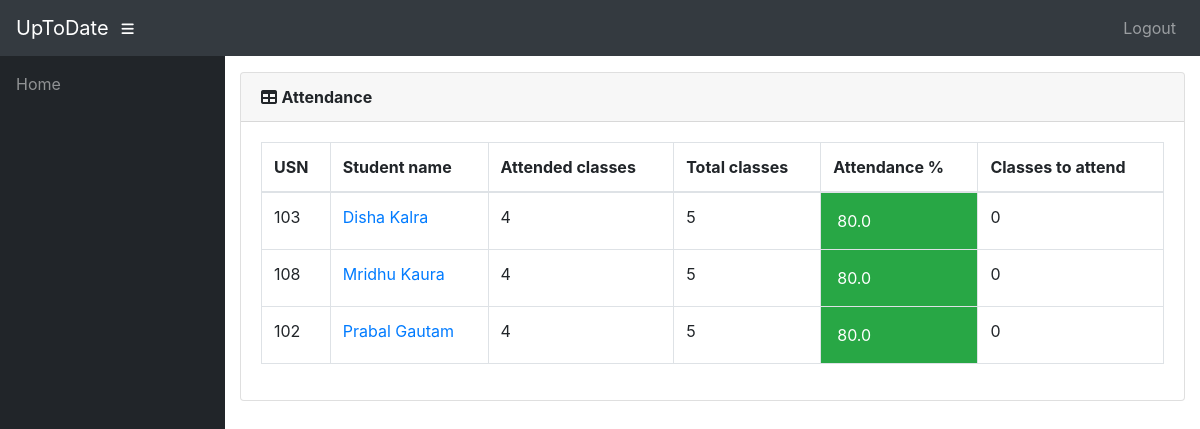
Page /info/teacher/41/Students/attendance/ (signed in) on the committed database.
### info/models.py (models this page shows)
class AttendanceTotal(models.Model):
    course = models.ForeignKey(Course, on_delete=models.CASCADE)
    student = models.ForeignKey(Student, on_delete=models.CASCADE)
    class Meta:
        unique_together = (('student', 'course'),)
    @property
    def att_class(self):
        stud = Student.objects.get(name=self.student)
        cr = Course.objects.get(name=self.course)
        att_class = Attendance.objects.filter(course=cr, student=stud, status='True').count()
        return att_class
    @property
    def total_class(self):
        stud = Student.objects.get(name=self.student)
        cr = Course.objects.get(name=self.course)
        total_class = Attendance.objects.filter(course=cr, student=stud).count()
        return total_class
    @property
    def attendance(self):
        stud = Student.objects.get(name=self.student)
        cr = Course.objects.get(name=self.course)
        total_class = Attendance.objects.filter(course=cr, student=stud).count()
        att_class = Attendance.objects.filter(course=cr, student=stud, status='True').count()
        if total_class == 0:
            attendance = 0
        else:
            attendance = round(att_class / total_class * 100, 2)
        return attendance
    @property
    def classes_to_attend(self):
        stud = Student.objects.get(name=self.student)
        cr = Course.objects.get(name=self.course)
        total_class = Attendance.objects.filter(course=cr, student=stud).count()
        att_class = Attendance.objects.filter(course=cr, student=stud, status='True').count()
        cta = math.ceil((0.75 * total_class - att_class) / 0.25)
        if cta < 0:
            return 0
        return cta

class Student(models.Model):
    user = models.OneToOneField(User, on_delete=models.CASCADE, null=True)
    class_id = models.ForeignKey(Class, on_delete=models.CASCADE, default=1)
    USN = models.CharField(primary_key='True', max_length=100)
    name = models.CharField(max_length=200)
    sex = models.CharField(max_length=50, choices=sex_choice, default='Male')
    DOB = models.DateField(default='1998-01-01')
    def __str__(self):
        return self.name

class Course(models.Model):
    dept = models.ForeignKey(Dept, on_delete=models.CASCADE)
    id = models.CharField(primary_key='True', max_length=50)
    name = models.CharField(max_length=50)
    shortname = models.CharField(max_length=50, default='X')
    def __str__(self):
        return self.name

### info/views.py (the view)
# urls.py: path('teacher/<int:assign_id>/Students/attendance/', views.t_student, name='t_student'),
@login_required()
def t_student(request, assign_id):
    ass = Assign.objects.get(id=assign_id)
    att_list = []
    for stud in ass.class_id.student_set.all():
        try:
            a = AttendanceTotal.objects.get(student=stud, course=ass.course)
        except AttendanceTotal.DoesNotExist:
            a = AttendanceTotal(student=stud, course=ass.course)
            a.save()
        att_list.append(a)
    return render(request, 'info/t_students.html', {'att_list': att_list})

### info/models.py (called while the page is built)
    @property
    def is_student(self):
        if hasattr(self, 'student'):
            return True
        return False

    @property
    def is_teacher(self):
        if hasattr(self, 'teacher'):
            return True
        return False

### info/templates/info/t_students.html
{% extends 'info/base.html' %}
    {% load static %}
    {% block content %}
                  <div class="card mb-3">
            <div class="card-header">
              <i class="fas fa-table"></i>
            <b>Attendance</b></div>
            <div class="card-body">
              <div class="table-responsive">
                <table class="table table-bordered" id="dataTable" width="100%" cellspacing="0">
                  <thead>
                    <tr>
                        <th>USN</th>
                        <th>Student name</th>
                        <th>Attended classes</th>
                        <th>Total classes</th>
                        <th>Attendance %</th>
                        <th>Classes to attend</th>
                    </tr>
                  </thead>
                  <tbody>
                    {% for a in att_list %}
                    <tr>
                        <td>{{ a.student_id }}</td>
                        <td><a href="{% url 't_attendance_detail' a.student.USN a.course_id %}">{{ a.student.name }}</a></td>
                        <td>{{ a.att_class }}</td>
                        <td>{{ a.total_class }}</td>
                        {% if a.attendance < 75 %}
                            <td class="p-3 mb-2 bg-danger text-white">{{ a.attendance }}</td>
                        {% else %}
                            <td class="p-3 mb-2 bg-success text-white">{{ a.attendance }}</td>
                        {% endif %}
                        <td>{{ a.classes_to_attend }}</td>
                    </tr>
                    {% empty %}
                            <p>No students</p>
                    {% endfor %}
                  </tbody>
                </table>
              </div>
            </div>
          </div>
    {% endblock %}

### rows in the picture
AttendanceTotal: student_id "103", student.name "Disha Kalra", att_class "4", total_class "5", attendance "80.0", classes_to_attend "0"
AttendanceTotal: student_id "108", student.name "Mridhu Kaura", att_class "4", total_class "5", attendance "80.0", classes_to_attend "0"
AttendanceTotal: student_id "102", student.name "Prabal Gautam", att_class "4", total_class "5", attendance "80.0", classes_to_attend "0"
